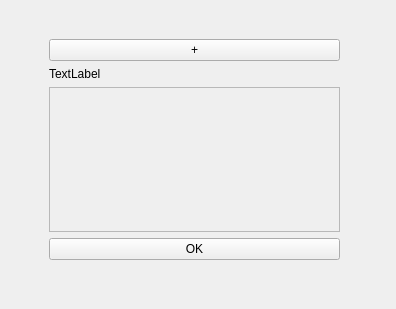
<?xml version="1.0" encoding="UTF-8"?>
<ui version="4.0">
 <class>Form</class>
 <widget class="QWidget" name="Form">
  <property name="geometry">
   <rect>
    <x>0</x>
    <y>0</y>
    <width>396</width>
    <height>309</height>
   </rect>
  </property>
  <property name="windowTitle">
   <string>Form</string>
  </property>
  <widget class="QWidget" name="gridLayoutWidget">
   <property name="geometry">
    <rect>
     <x>49</x>
     <y>39</y>
     <width>291</width>
     <height>221</height>
    </rect>
   </property>
   <layout class="QGridLayout" name="gridLayout">
    <item row="1" column="0">
     <widget class="QLabel" name="label">
      <property name="text">
       <string>TextLabel</string>
      </property>
     </widget>
    </item>
    <item row="0" column="0">
     <widget class="QPushButton" name="add_file_button">
      <property name="text">
       <string>+</string>
      </property>
     </widget>
    </item>
    <item row="2" column="0">
     <widget class="QScrollArea" name="scrollArea">
      <property name="widgetResizable">
       <bool>true</bool>
      </property>
      <widget class="QWidget" name="scrollAreaWidgetContents">
       <property name="geometry">
        <rect>
         <x>0</x>
         <y>0</y>
         <width>287</width>
         <height>141</height>
        </rect>
       </property>
      </widget>
     </widget>
    </item>
    <item row="3" column="0">
     <widget class="QPushButton" name="ok_button">
      <property name="text">
       <string>OK</string>
      </property>
     </widget>
    </item>
   </layout>
  </widget>
 </widget>
 <resources/>
 <connections/>
</ui>
